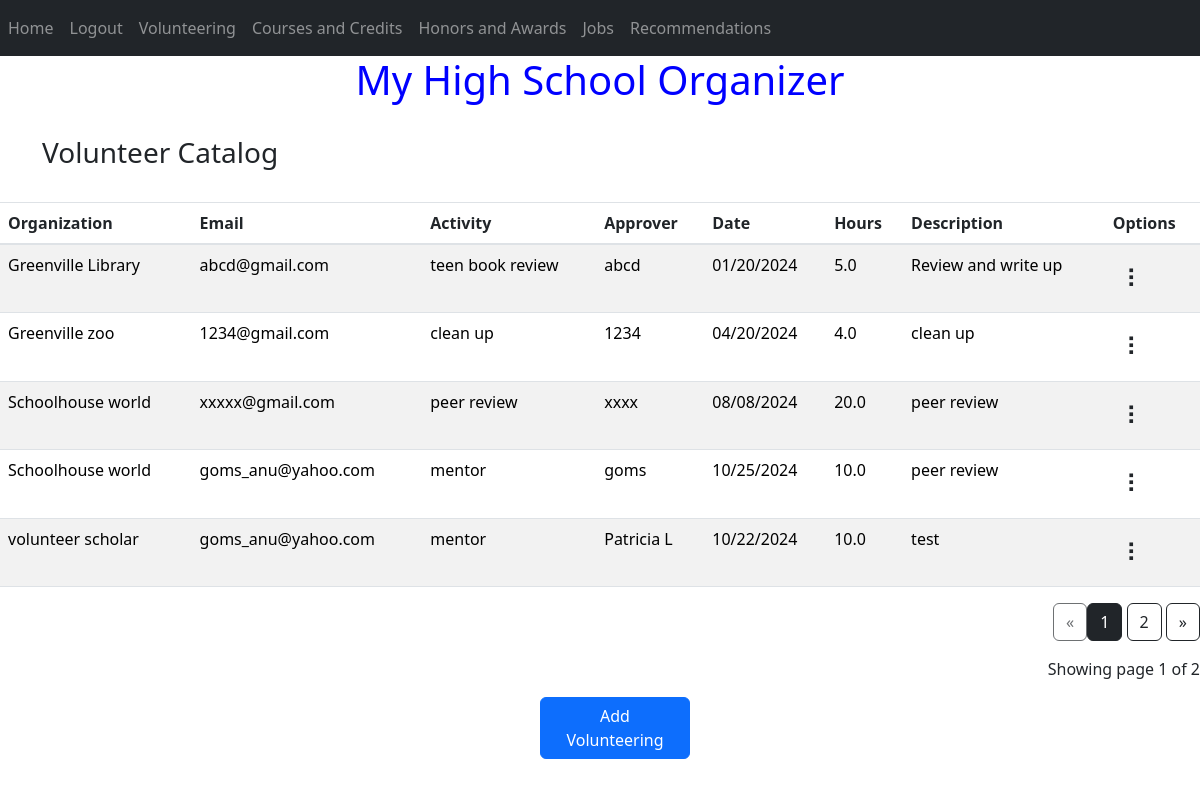
The app's page /volunteering (signed in) with its own data.
### website/models.py (models this page shows)
class Volunteering(db.Model):
    volunteer_seq = db.Column(db.Integer, primary_key=True)
    org_name = db.Column(db.String(200))
    org_email=db.Column(db.String(150))
    activity =  db.Column(db.String(200))
    approver = db.Column(db.String(200))
    date = db.Column(db.Date)
    description = db.Column(db.String(500))
    hours = db.Column(db.Numeric)
    user_id = db.Column(db.Integer, db.ForeignKey('user.id'))
    docref= db.Column(db.String(500))

### website/views.py (the view)
@views.route('/volunteering', methods=['GET','POST'])
@login_required
def volunteering():
    try:
        page = request.args.get('page', 1, type=int)
        print("hello")
        print(current_user.id)
        volunteerings = Volunteering.query.filter_by(user_id=current_user.id).paginate(page=page,per_page=ROWS_PER_PAGE)
        print('rendering job')
        return render_template("volunteering.html", user=current_user, volunteerings=volunteerings)
    except Exception as exc:
        print(exc)
    except:
        flash("An error has occured", category="error")

### website/__init__.py (called while the page is built)
def create_app():
    app = Flask(__name__)
    app.config['SQLALCHEMY_TRACK_MODIFICATIONS'] = 'False'
    app.config['SECRET_KEY'] = 'd'
    app.config['SQLALCHEMY_DATABASE_URI'] = f'sqlite:///{DB_NAME}'
    db.init_app(app)
    print('success 1')
    from .views import views
    from .auth import auth
    print('success 2')
    app.register_blueprint(views, url_prefix='/')
    app.register_blueprint(auth, url_prefix='/')
    from .models import User
    create_database(app)
    login_manager = LoginManager()
    login_manager.login_view = 'auth.login'
    login_manager.init_app(app)
    @login_manager.user_loader
    def load_user(id):
        return User.query.get(int(id))
    return app

### website/templates/volunteering.html (shortened to what this page needs)
{% extends "base.html" %}{% block title %}Volunteering{% endblock %}{% block content
  %}
<br />
    <h3 text-align="center">Volunteer Catalog</h3>
    </div>
<br />
  <div class="table-responsive">
   <table id="data" class="table table-striped" id="SN">
    <thead>
      <tr>
        <th>Organization</th>
        <th>Email</th>
        <th>Activity</th>
        <th>Approver</th>
        <th>Date</th>
        <th>Hours</th>
        <th>Description</th>
        <th>Options</th>
      </tr>
    </thead>
    <tbody>
      {% for volunteering in volunteerings.items %}
      <tr>
        <td><a style="color:black;">{{ volunteering.org_name }}</a></td>
        <td><a style="color:black;">{{ volunteering.org_email }}</a></td>
        <td><a style="color:black;">{{ volunteering.activity }}</a></td>
        <td><a style="color:black;">{{ volunteering.approver }}</a></td>
        <td><a style="color:black;">{{ volunteering.date.strftime('%m/%d/%Y') }}</a></td>
        <td><a style="color:black;">{{ "%.1f"|format(volunteering.hours) }}</a></td>
        <td><a style="color:black;">{{ volunteering.description }}</a></td>
        <td text-align="center">
          <div class="dropdown">
            <button class="btn btn secondary"><div class="test"></div></button>
          </div>
        </td>
      </tr>
      {% endfor %}
    </tbody>
  </table>
<div class="text-right">
  <a href="{{ url_for('views.volunteering', page=volunteerings.prev_num) }}"
     class="btn btn-outline-dark
     {% if volunteerings.page == 1 %}disabled{% endif %}">
      &laquo;
  {% for page_num in volunteerings.iter_pages(left_edge=1, right_edge=1, left_current=1, right_current=2) %}
{% if page_num %}
          {% if volunteerings.page == page_num %}
          <a href="{{ url_for('views.volunteering', page=page_num) }}"
             class="btn btn-dark">
              {{ page_num }}
          </a>
          {% else %}
          <a href="{{ url_for('views.volunteering', page=page_num) }}"
             class="btn btn-outline-dark">
              {{ page_num }}
          </a>
          {% endif %}
      {% else %}
          ...
      {% endif %}
  {% endfor %}
  <a href="{{ url_for('views.volunteering', page=volunteerings.next_num) }}"
     class="btn btn-outline-dark
     {% if volunteerings.page == volunteerings.pages %}disabled{% endif %}">
      &raquo;
  </a>
 </div>
<p class="text-right mt-3">
 Showing page {{ volunteerings.page }} of {{ volunteerings.pages }}
</p>
</div>
<a href="{{url_for('views.add_volunteering')}}" class ="btn btn-primary" id="SN">Add Volunteering</a>
{% endblock %}

### website/templates/base.html (shortened to what this page needs)
<!DOCTYPE html>
<html>
    <head>
        <link
        rel="stylesheet"
        href="https://stackpath.bootstrapcdn.com/bootstrap/4.4.1/css/bootstrap.min.css"
      />
      <linka
        rel="stylesheet"
        href="https://stackpath.bootstrapcdn.com/font-awesome/4.7.0/css/font-awesome.min.css"
      />
      <link href="https://cdn.jsdelivr.net/npm/bootstrap@5.3.0-alpha1/dist/css/bootstrap.min.css" rel="stylesheet">
    </head>
    <body>
        <nav class="navbar navbar-expand-lg navbar-dark bg-dark">
            <div class="collapse navbar-collapse" id = "navbar">
                <div class="navbar-nav">
                    {% if user.is_authenticated %}
                    <a class="nave-item nav-link" id="home" href="/">   Home</a>
                    <a class="nave-item nav-link" id="logout" href="/logout">Logout</a>
                    <a class="nave-item nav-link" id="add_volunteering" href="/volunteering">Volunteering</a>
                    <a class="nave-item nav-link" id="credit" href="/show-credit">Courses and Credits</a>
                    <a class="nave-item nav-link" id="awards" href="/awards">Honors and Awards </a>
                    <a class="nave-item nav-link" id="job" href="/job">Jobs </a>
                    <a class="nave-item nav-link" id="recommendation" href="/recommendation">Recommendations </a>
                    {% else %}
                    <a class="nave-item nav-link" id="login" href="/login">Login</a>
                    <a class="nave-item nav-link" id="signUp" href="sign-up">Sign Up</a>
                    {% endif %}
        </nav>
        <h1 style="color:blue"> <center> My High School Organizer </center></h1>
        <div class="container">{% block content %}{% endblock %}
    </body>
</html>

### website/templates/base.html (style rules this page uses)
body { background-image: url('https://th.bing.com/th/id/R.b179474d4fa04e9df880ef0445697ee5?rik=v7kEGZ6PWclRJQ&riu=http%3a%2f%2fgetwallpapers.com%2fwallpaper%2ffull%2f5%2fc%2f3%2f1072806-large-cream-colored-wallpaper-2560x1440.jpg&ehk=rWQhLJNfK0N7alVZ9aBW%2bv9c%2bPASYbn8wuBAyj0UOIw%3d&risl=&pid=ImgRaw&r=0'); background-repeat: no-repeat; background-attachment: fixed; background-size: 100% 100%; }
.dropdown { display: inline-block; position: relative; }
.test:after { content: '\2807'; font-size: 25px; }

### website/templates/volunteering.html (style rules this page uses)
.dropdown { display: inline-block; position: relative; }
.test:after { content: '\2807'; font-size: 25px; }
#SN { position:relative; display: inline-block; top:50%; left:45%; width:150px; }

### records on screen
Volunteering: org_name "Greenville Library", org_email "abcd@gmail.com", activity "teen book review", approver "abcd", date "01/20/2024", hours "5.0", description "Review and write up"
Volunteering: org_name "Greenville zoo", org_email "1234@gmail.com", activity "clean up", approver "1234", date "04/20/2024", hours "4.0", description "clean up"
Volunteering: org_name "Schoolhouse world", org_email "xxxxx@gmail.com", activity "peer review", approver "xxxx", date "08/08/2024", hours "20.0", description "peer review"
Volunteering: org_name "Schoolhouse world", org_email "goms_anu@yahoo.com", activity "mentor", approver "goms", date "10/25/2024", hours "10.0", description "peer review"
Volunteering: org_name "volunteer scholar", org_email "goms_anu@yahoo.com", activity "mentor", approver "Patricia L", date "10/22/2024", hours "10.0", description "test"

### other values on screen
{{ page_num }} "1"
{{ page_num }} "2"
{{ volunteerings.page }} "1"
{{ volunteerings.pages }} "2"
